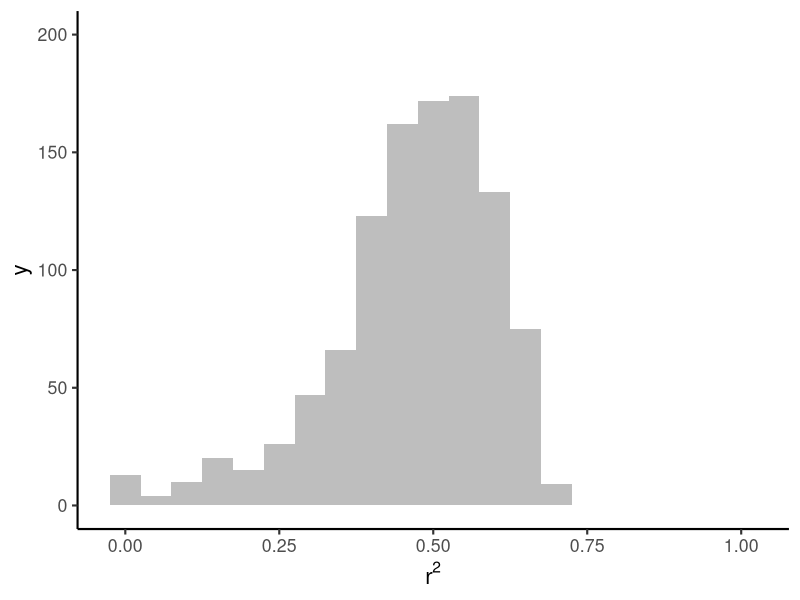

Write the R code that produced this figure.
# Author: Natalie Cooper
# About: script to plot histogram of r2 values

# = = = = = = = = = = = = = = = = = = = = = = = = = = = = = =
# Load libraries
library(tidyverse)

# Load data
r2 <- read.csv("data/all.r2.csv")

# = = = = = = = = = = = = = = = = = = = = = = = = = = = = = =
# Plot

p1 <- 
  ggplot(r2, aes(x = x)) +
  geom_histogram(fill = "grey", binwidth = 0.05) +  
  theme_classic(base_size = 16) + 
  xlab(expression(paste(r^2))) +
  #xlab(expression(paste(r^2, " from models comparing real to simulated ", 
  #                delta^{13}, "C (\u2030)", " values"))) +
  expand_limits(x = c(0, 1),  y = c(0, 200))


ggsave("manuscript/revision/figures/Figure-S5-r2.png", p1, 
       device = png(width = 600, height = 400))
